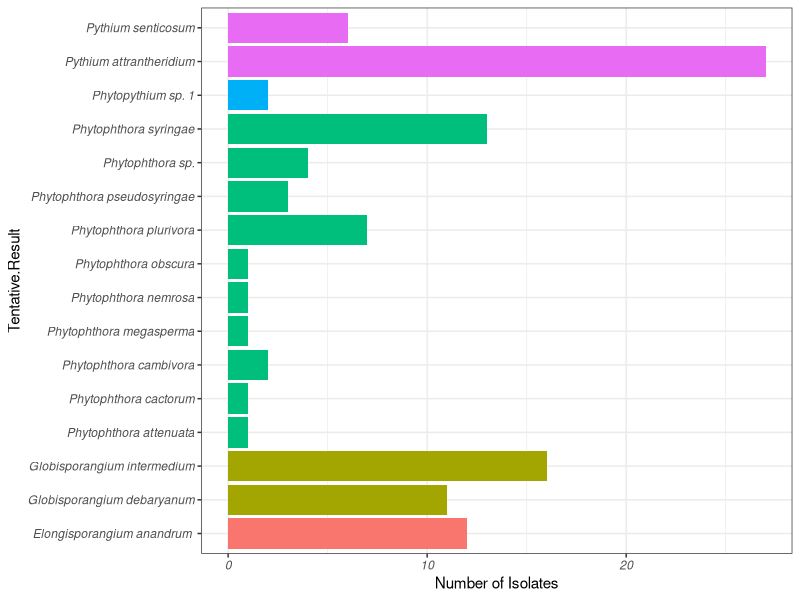
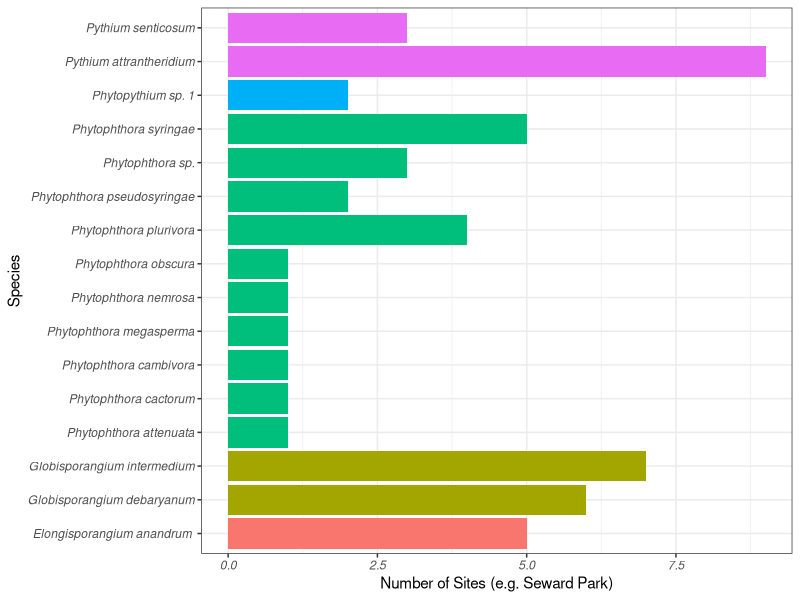
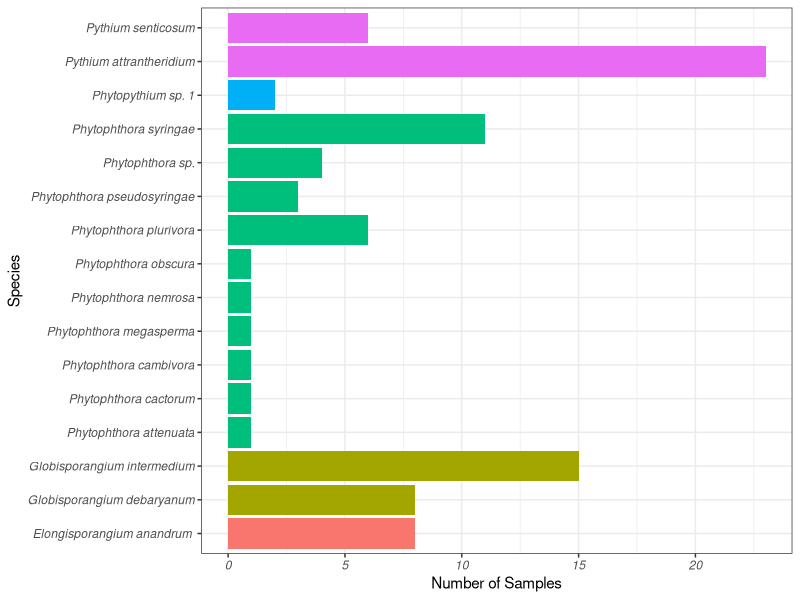

The R source for these figures, in order:
## ---- chunk 1
knitr::opts_chunk$set(echo = TRUE)
## ---- chunk 2
library(tidyverse)
library(kableExtra)
## ---- chunk 3
setwd("~/Library/Mobile Documents/com~apple~CloudDocs/Core/Server Files/swordfern")
data <- read.csv("./data/lab/combined.results.csv")
## ---- chunk 4
data <- rename(data,Tentative.Result = Tentative.Results..Internal.NCBI.Oomcycete.including.voucher.blast.)
## ---- chunk 5
data <- data %>% filter(common_name=="western sword fern")
## ---- chunk 6
data$Tentative.Result[data$Tentative.Result=="Phytophthora europaea or abietivora?"] <- "Phytophthora sp."
data$Tentative.Result[data$Tentative.Result=="Phytophthora flexuosa?"] <- "Phytophthora sp."
## ---- chunk 7
data$Project <- as.factor(data$Project)
data$place_guess <- as.factor(data$place_guess)
data$Oomycete <- as.factor(data$Oomycete)
## ---- chunk 8
field.baits <- data %>% filter(Project=="Swordfern Soil Bait Isolates")
## ---- chunk 9
roots <- data %>% filter(Project=="Swordfern Roots")
## ---- chunk 10
ggplot(field.baits[field.baits$Tentative.Result!="" & !is.na(field.baits$Tentative.Result),],aes(Tentative.Result,fill=Genus)) +geom_histogram(stat="count")+coord_flip() +theme_bw() +guides(fill="none") +theme(axis.text = element_text(face = "italic")) + labs(y="Number of Isolates")
## ---- chunk 11
levels(field.baits$Oomycete)
## ---- chunk 12
site.summary <- field.baits %>% group_by(place_guess) %>% summarize(n.samples=n_distinct(Sample),n.isolates=n(),n.oomycete.isolates=sum(Oomycete=="Oomycete",na.rm=TRUE),n.oomycete.spec=n_distinct(Tentative.Result),n.Phytoph.isolates=sum(Genus=="Phytophthora",na.rm=TRUE),n.Phytoph.spec=n_distinct(Tentative.Result[Genus=="Phytophthora" & !is.na(Tentative.Result)]),Phytoph.spp=paste(unique(Tentative.Result[Genus=="Phytophthora" & !is.na(Tentative.Result)]),collapse=", "))
kable(site.summary,digits = 2) %>% kable_material(c("striped", "hover","condensed")) %>% kable_styling(full_width = F) %>% scroll_box(height = "400px")
## ---- chunk 13
species.summary <- field.baits %>% filter(!is.na(Tentative.Result) & Tentative.Result!="") %>% group_by(Tentative.Result) %>% summarize(n.sites = n_distinct(place_guess,na.rm=TRUE),n.samples = n_distinct(Sample,na.rm=TRUE),n.isolates=n(),Genus=paste(unique(Genus))) 
species.summary
## ---- chunk 14
ggplot(species.summary,aes(Tentative.Result,n.sites,fill=Genus)) +geom_col() +theme_bw() +coord_flip() + guides(fill=FALSE) +theme(axis.text = element_text(face = "italic")) +labs(x="Species",y="Number of Sites (e.g. Seward Park)")
## ---- chunk 15
ggplot(species.summary,aes(Tentative.Result,n.samples,fill=Genus)) +geom_col() +theme_bw() +coord_flip() + guides(fill=FALSE) +theme(axis.text = element_text(face = "italic")) +labs(x="Species",y="Number of Samples")
